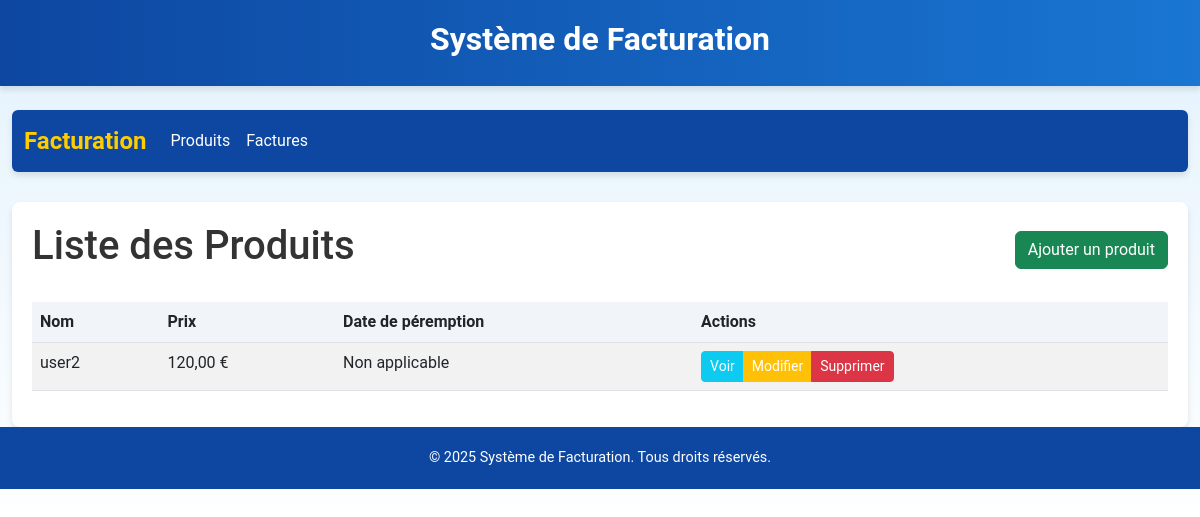
The page / on the database its author committed.
### gestion_factures/models.py (models this page shows, shortened)
class Produit(models.Model):
    nom = models.CharField(max_length=100)
    prix = models.DecimalField(max_digits=10, decimal_places=2)
    date_peremption = models.DateField(null=True, blank=True)  # Permettre des valeurs nulles

### gestion_factures/views.py (the view)
# urls.py: path('', views.ProduitListView.as_view(), name='home'),
class ProduitListView(ListView):
    model = Produit
    template_name = 'gestion_factures/produit_list.html'
    context_object_name = 'produits'
    paginate_by = 10

### templates/gestion_factures/produit_list.html (shortened to what this page needs)
{% extends 'base.html' %}
{% block content %}
<div class="d-flex justify-content-between align-items-center mb-4">
    <h1>Liste des Produits</h1>
    <a href="{% url 'produit-create' %}" class="btn btn-success">Ajouter un produit</a>
</div>
<div class="table-responsive">
    <table class="table table-striped">
        <thead>
            <tr>
                <th>Nom</th>
                <th>Prix</th>
                <th>Date de péremption</th>
                <th>Actions</th>
            </tr>
        </thead>
        <tbody>
            {% for produit in produits %}
            <tr>
                <td>{{ produit.nom }}</td>
                <td>{{ produit.prix }} €</td>
                <td>{% if produit.date_peremption %}{{ produit.date_peremption|date:"d/m/Y" }}{% else %}Non applicable{% endif %}</td>
                <td>
                    <div class="btn-group" role="group">
                        <a href="{% url 'produit-detail' produit.id %}" class="btn btn-sm btn-info">Voir</a>
                        <a href="{% url 'produit-update' produit.id %}" class="btn btn-sm btn-warning">Modifier</a>
                        <a href="{% url 'produit-delete' produit.id %}" class="btn btn-sm btn-danger">Supprimer</a>
                    </div>
                </td>
            </tr>
            {% empty %}
            <tr>
                <td colspan="4" class="text-center">Aucun produit n'a été trouvé.</td>
            </tr>
            {% endfor %}
        </tbody>
    </table>
</div>
{% endblock %}

### static/css/style.css (style rules this page uses)
body { background-color: #f8f9fa; padding-bottom: 40px; }
.table th { background-color: #f1f5f9; }
.btn { color: #fff !important; }
.btn-danger { background-color: #dc3545; border-color: #dc3545; }

### templates/base.html (style rules this page uses)
body { background: linear-gradient(to bottom, #e3f2fd, #ffffff); color: #333; font-family: 'Roboto', sans-serif; }

### rows shown on the page
Produit: nom "user2", prix "120,00", shows "Non applicable"
